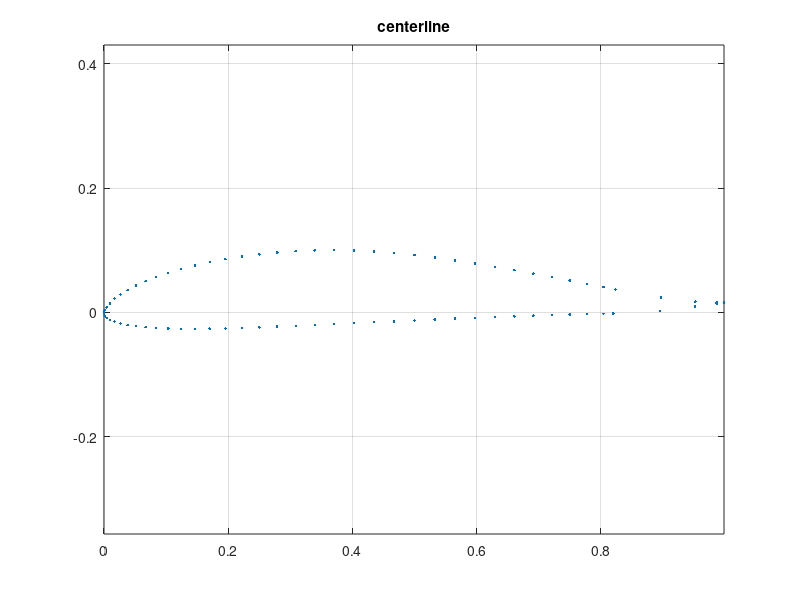
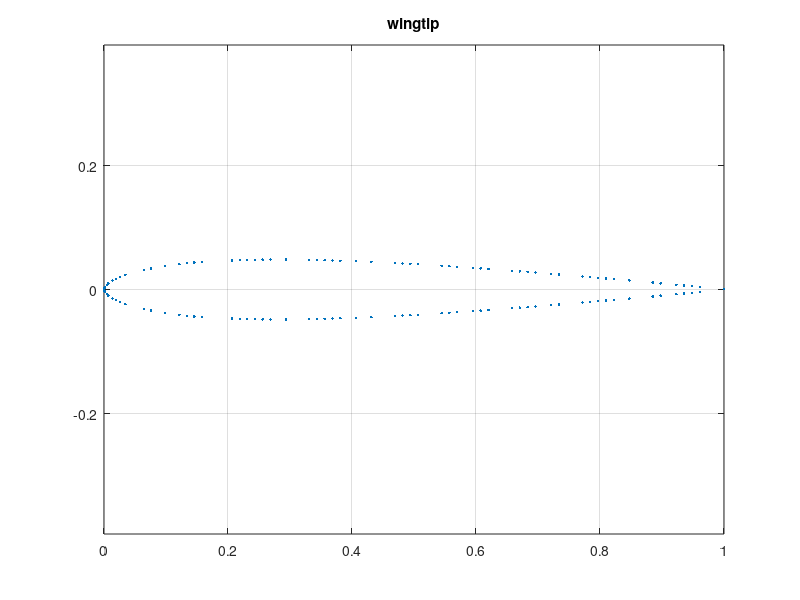
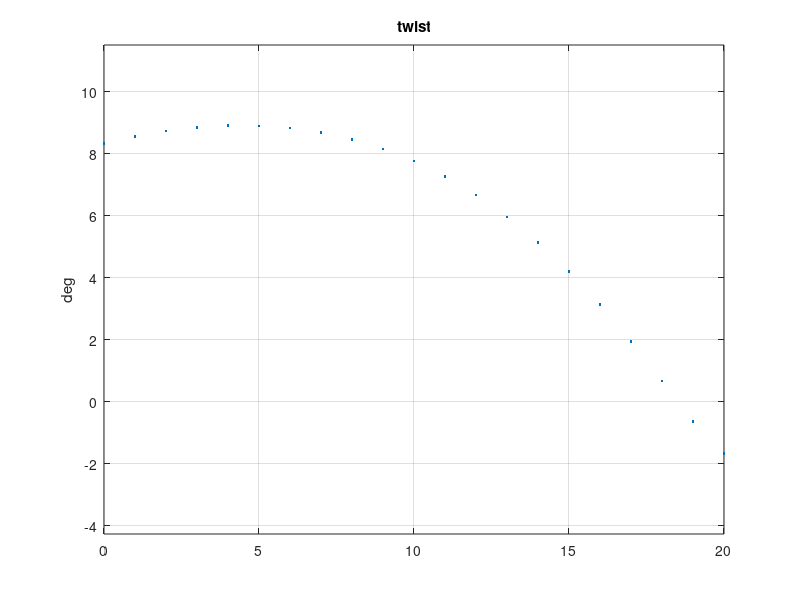
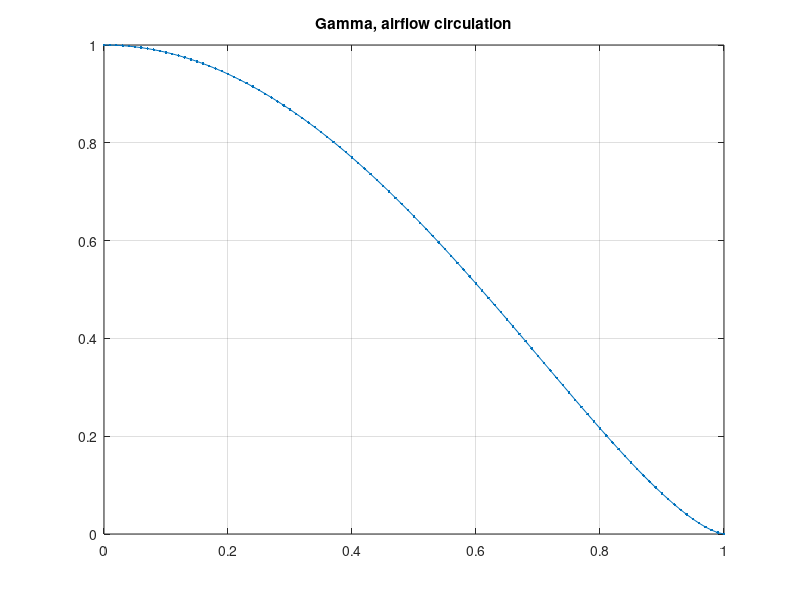

These charts were generated, in order, by the following MATLAB code:
% save airfoil centerlinex centerliney wingtipx wingtipy twistx twisty
close all;
clear all;
load airfoil;
figure;plot(centerlinex,centerliney,'.');axis equal;title('centerline');grid on;
figure;plot(wingtipx,wingtipy,'.');axis equal;title('wingtip');grid on;
figure;plot(twistx,twisty,'.');axis equal;title('twist');ylabel('deg');grid on;
x=0:0.01:1;
figure;plot(x,(1-x.^2).^1.5,'.-');title('Gamma, airflow circulation');grid on;
figure;plot(x,1.5*(x.^2-0.5),'.-');title('Downwash');grid on;
